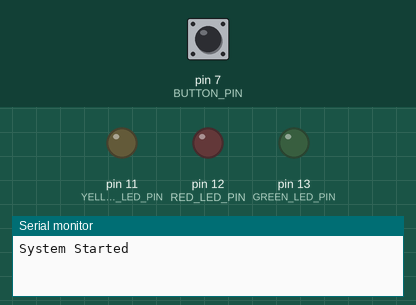
Recording of a program running on a simulated Arduino Uno, built with avr-gcc and run on an emulated ATmega328P. Shown: output pins drawn as LEDs (lit = HIGH), the last lines printed to the serial monitor. Dashed ring = blinking. The inputs (shaded band) are chosen by the test bench; at power-on: pin 7 (BUTTON_PIN) HIGH.

Above: at 1.2 s.
1.3 s: pin 7 (BUTTON_PIN) pulled LOW for 0.15 s
At 1.76 s:
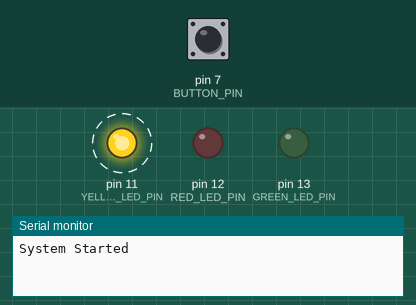
4.3 s: pin 7 (BUTTON_PIN) pulled LOW for 1 s
At 5.45 s:
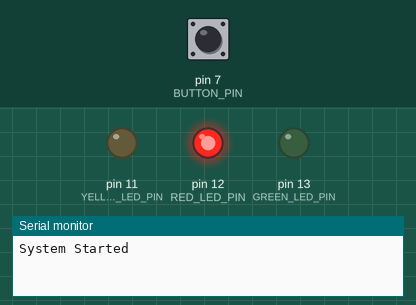
7.3 s: pin 7 (BUTTON_PIN) pulled LOW for 3.2 s
At 12.7 s:
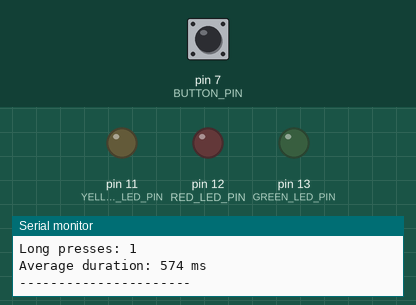
Timing chart, 0 to 14.2 s (numbered marks = the images above; inputs shaded):
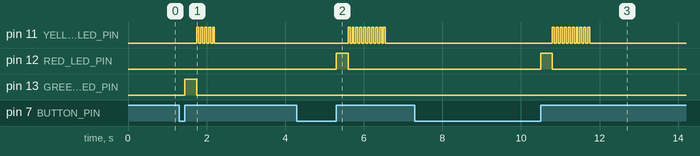

Measured:
- after the input at 1.3 s, pin 11 (YELLOW_LED_PIN): alternates HIGH for 0.05 s and LOW for 0.05 s, 10 changes in all, then stays LOW, starting after 0.45 s; pin 13 (GREEN_LED_PIN): LOW → HIGH after 0.15 s, → LOW 0.30 s later
- after the input at 4.3 s, pin 11 (YELLOW_LED_PIN): alternates HIGH for 0.05 s and LOW for 0.05 s, 20 changes in all, then stays LOW, starting after 1.3 s; pin 12 (RED_LED_PIN): LOW → HIGH after 1.0 s, → LOW 0.30 s later
- after the input at 7.3 s, pin 11 (YELLOW_LED_PIN): alternates HIGH for 0.05 s and LOW for 0.05 s, 20 changes in all, then stays LOW, starting after 3.5 s; pin 12 (RED_LED_PIN): LOW → HIGH after 3.2 s, → LOW 0.30 s later

The program:

main.cpp
```cpp
#include <Arduino.h>
#include <stdio.h>
#include "Led.h"
#include "Button.h"
#include "map.h"

// Pin definitions for all hardware peripherals
#define BUTTON_PIN 7
#define GREEN_LED_PIN 13
#define RED_LED_PIN 12
#define YELLOW_LED_PIN 11

// Hardware peripheral objects
Led green(GREEN_LED_PIN);
Led red(RED_LED_PIN);
Led yellow(YELLOW_LED_PIN);
Button btn(BUTTON_PIN);

// Press counters
unsigned long totalPresses = 0;
unsigned long shortPressCount = 0;
unsigned long longPressCount = 0;

// Accumulated durations for average calculation
unsigned long shortDurationSum = 0;
unsigned long longDurationSum = 0;

// Tracks the last time a report was printed
unsigned long lastReportTime = 0;
// Report is printed every 10 seconds
const unsigned long REPORT_INTERVAL = 10000;

// Initializes all peripherals and the map layer
void setup() {

    Serial.begin(9600);   // IMPORTANT for Wokwi Serial Monitor

    green.Init();
    red.Init();
    yellow.Init();
    btn.Init();

    MAP_Init(&green, &red, &yellow, &btn);

    Serial.println("System Started");
}

// Blinks the yellow LED a given number of times with 50ms on/off intervals
void YellowBlink(int times) {

    for (int i = 0; i < times; i++) {
        printf("YELLOW_ON\n");
        delay(50);
        printf("YELLOW_OFF\n");
        delay(50);
    }
}

void loop() {

    unsigned long currentTime = millis();

    // ---------- TIMER ----------
    // Print a statistics report every REPORT_INTERVAL milliseconds
    if (currentTime - lastReportTime >= REPORT_INTERVAL) {

        printf("\n----- 10s REPORT -----\n");
        printf("Total presses: %lu\n", totalPresses);
        printf("Short presses: %lu\n", shortPressCount);
        printf("Long presses: %lu\n", longPressCount);

        // Calculate and print average press duration if any presses occurred
        if (totalPresses > 0) {
            unsigned long totalDuration =
                shortDurationSum + longDurationSum;

            unsigned long average =
                totalDuration / totalPresses;

            printf("Average duration: %lu ms\n", average);
        }
        else {
            printf("Average duration: 0 ms\n");
        }

        printf("----------------------\n");

        // Reset all counters and sums for the next interval
        totalPresses = 0;
        shortPressCount = 0;
        longPressCount = 0;
        shortDurationSum = 0;
        longDurationSum = 0;

        lastReportTime = currentTime;
    }

    // ---------- INPUT ----------
    char buffer[20];

    // Read button press duration from the map layer
    int result = Scanf(buffer, sizeof(buffer));

    if (result > 0) {

        unsigned long duration = atol(buffer);

        // Short press: duration between 1ms and 499ms
        // Flash green LED and blink yellow 5 times
        if (duration < 500 && duration > 0) {
            totalPresses++;
            printf("GREEN_ON\n");
            delay(300);
            printf("GREEN_OFF\n");
            YellowBlink(5);
            shortPressCount++;
            shortDurationSum += duration;
        }
        // Long press: duration 500ms or more
        // Flash red LED and blink yellow 10 times
        else if (duration >= 500) {
            totalPresses++;
            printf("RED_ON\n");
            delay(300);
            printf("RED_OFF\n");
            YellowBlink(10);
            longPressCount++;
            longDurationSum += duration;
        }
    }
}
```

Led.h
```cpp
#ifndef LED_H
#define LED_H

// Led class: controls an LED connected to a digital pin
class Led {
public:
    // Constructor: initializes the Led object with a pin number
    Led(int pin);

    // Initializes the LED pin as OUTPUT
    void Init();

    // Turns the LED ON
    void On();

    // Turns the LED OFF
    void Off();

private:
    int _pin;  // Stores the pin number where the LED is connected
};

#endif
```

button.h
```cpp
#ifndef BUTTON_H
#define BUTTON_H

// Represents a physical push button connected to a GPIO pin
class Button {
public:
    // Constructs a Button object for the specified GPIO pin
    Button(int pin);

    // Initializes the button pin as an input
    // Should be called once during setup before reading button state
    void Init();

    // Checks whether the button is currently pressed
    // Returns true if pressed, false otherwise
    bool IsPressed();

private:
    // GPIO pin number associated with this button
    int _pin;
};

#endif
```

map.h
```cpp
#ifndef MAP_H
#define MAP_H

#include <stdio.h>
#include "Led.h"
#include "Button.h"

// Initializes the hardware abstraction layer with the provided peripherals
// green  - pointer to the green LED object
// red    - pointer to the red LED object
// yellow - pointer to the yellow LED object
// btn    - pointer to the button object
void MAP_Init(Led* green, Led* red, Led* yellow, Button* btn);

// Reads a string input into buffer up to maxLen characters
// Returns the number of characters read
int Scanf(char* buffer, int maxLen);

#endif
```

Led.cpp
```cpp
#include "Led.h"
#include <Arduino.h>
// Constructor: saves the pin number for the LED
Led::Led(int pin) {
    _pin = pin;
}
// Initializes the LED pin
// Sets the pin as OUTPUT and turns the LED OFF by default
void Led::Init() {
    pinMode(_pin, OUTPUT);
}
// Turns the LED ON
void Led::On() {
    digitalWrite(_pin, HIGH);
}
// Turns the LED OFF
void Led::Off() {
    digitalWrite(_pin, LOW);
}
```

button.cpp
```cpp
#include "Button.h"
#include <Arduino.h>

// GPIO pin number this button is connected to
int _pin;

// Constructs a Button and stores the associated GPIO pin number
Button::Button(int pin) {
    _pin = pin;
}

// Configures the pin as INPUT_PULLUP
// The internal pull-up resistor keeps the pin HIGH when idle
// Button should connect the pin to GND when pressed
void Button::Init() {
    pinMode(_pin, INPUT_PULLUP);  // Button connected to GND
}

// Reads the current state of the button
// Returns true if the button is pressed (pin reads LOW), false otherwise
bool Button::IsPressed() {
    return digitalRead(_pin) == LOW;  // Active LOW
}
```

map.cpp
```cpp
#include "map.h"
#include <Arduino.h>
#include <string.h>

// Pointers to the hardware peripherals used by the map layer
static Led* greenLed;
static Led* redLed;
static Led* yellowLed;
static Button* button;

// Custom FILE stream used to redirect printf to the map layer
FILE map_stdout;

/* -------- printf mapping -------- */

// Custom putchar function that intercepts printf output
// Buffers characters until a newline, then checks if the accumulated
// string is a known LED command and executes it, otherwise prints to Serial
int map_putchar(char c, FILE* f) {
    static char command[128];
    static int idx = 0;

    if (c == '\n') {
        command[idx] = '\0';

        if (strcmp(command, "GREEN_ON") == 0)
            greenLed->On();

        else if (strcmp(command, "GREEN_OFF") == 0)
            greenLed->Off();

        else if (strcmp(command, "RED_ON") == 0)
            redLed->On();

        else if (strcmp(command, "RED_OFF") == 0)
            redLed->Off();

        else if (strcmp(command, "YELLOW_ON") == 0)
            yellowLed->On();

        else if (strcmp(command, "YELLOW_OFF") == 0)
            yellowLed->Off();

        else {
            // Print regular text to Serial if not a command
            if (idx > 0) {
                Serial.println(command);
            }
        }

        idx = 0;
    }
    else {
        if (idx < 127)
            command[idx++] = c;
    }

    return 0;
}

/* -------- scanf mapping -------- */

// Reads button press duration and writes it as a string into buffer
// Measures time from press to release in milliseconds
// Returns the number of characters written, or 0 if no complete press detected
int Scanf(char* buffer, int maxLen) {

    static bool wasPressed = false;
    static unsigned long pressStartTime = 0;

    // Check if button is currently pressed
    bool isPressed = button->IsPressed();

    // Transition from not-pressed to pressed: record the start time
    if (isPressed && !wasPressed) {
        pressStartTime = millis();
        wasPressed = true;
        return 0;  // Still waiting for release
    }

    // Button is released after being pressed: calculate and store duration
    if (!isPressed && wasPressed) {
        wasPressed = false;
        unsigned long duration = millis() - pressStartTime;
        snprintf(buffer, maxLen, "%lu", duration);
        return strlen(buffer);
    }

    // No state change
    return 0;
}

/* -------- init -------- */

// Initializes the map layer by storing peripheral pointers and
// redirecting stdout to the custom map_putchar stream
void MAP_Init(Led* green, Led* red, Led* yellow, Button* btn) {

    greenLed = green;
    redLed = red;
    yellowLed = yellow;
    button = btn;

    // Set up the custom output stream and redirect stdout to it
    fdev_setup_stream(&map_stdout,
                      map_putchar,
                      NULL,
                      _FDEV_SETUP_WRITE);

    stdout = &map_stdout;
}
```
